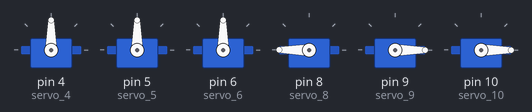
Recording of a sketch running on a simulated Arduino Uno, built with avr-gcc and run on an emulated ATmega328P. Shown: 6 × servo.

Above: at 0.1 s.
At 4.6 s:
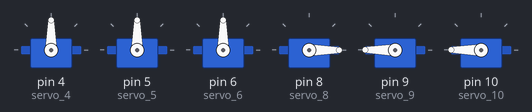
At 8.6 s:
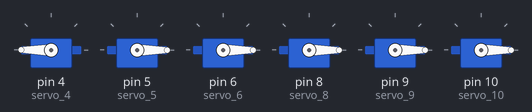
At 13.1 s:
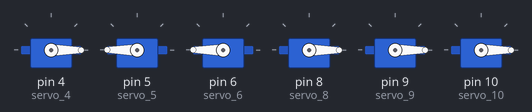
At 17.1 s:
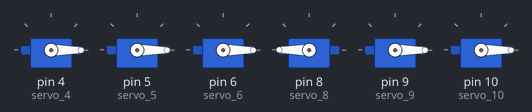
At 34.1 s:
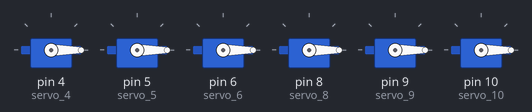
Timing chart, 0 to 35.6 s (numbered marks = the images above):
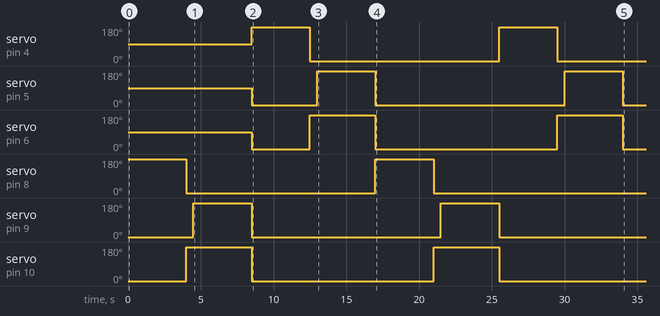

Measured:
- by itself, servo on pin 5 (servo_5): goes 0° 4.5 s, 180° 4.0 s, 0° 13.0 s, 180° 4.0 s, then 0°
- by itself, servo on pin 6 (servo_6): goes 0° 4.0 s, 180° 4.5 s, 0° 12.5 s, 180° 4.5 s, then 0°

The sketch:

qiqiu.ino
```cpp
#include <Servo.h>
Servo servo_4;
Servo servo_5;
Servo servo_6;
Servo servo_8;
Servo servo_9;
Servo servo_10;


void setup() {
  servo_4.attach(4);
  servo_5.attach(5);
  servo_6.attach(6);
  servo_8.attach(8);
  servo_9.attach(9);
  servo_10.attach(10);


  for (int index = 0; index < 2; index++) {

    servo_8.write(180);
    servo_9.write(0);
    servo_10.write(0);
    delay(4000);


    servo_8.write(0);
    servo_9.write(0);
    servo_10.write(180);
    delay(500);


    servo_8.write(0);
    servo_9.write(180);
    servo_10.write(180);
    delay(4000);


    servo_8.write(0);
    servo_9.write(0);
    servo_10.write(0);


    servo_4.write(180);
    servo_5.write(0);
    servo_6.write(0);
    delay(4000);


    servo_4.write(0);
    servo_5.write(0);
    servo_6.write(180);
    delay(500);


    servo_4.write(0);
    servo_5.write(180);
    servo_6.write(180);
    delay(4000);


    servo_4.write(0);
    servo_5.write(0);
    servo_6.write(0);

  }
}
void loop() {

}
```
